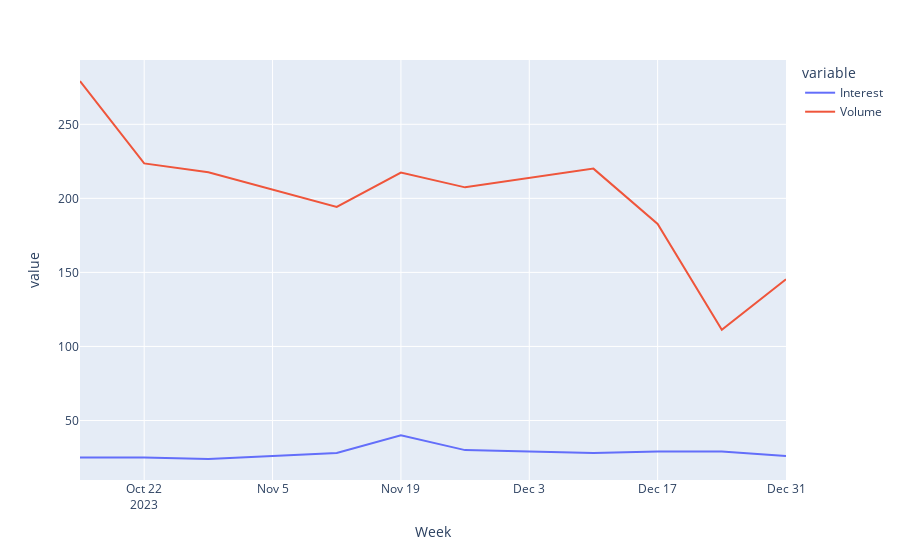

Notebook code for this chart:
### Code cell
stock_correlation('NVDA.csv', 'nvda_trends.csv')

### Figure 1 — Plotly figure (JSON) as saved in the notebook; plotly's stock layout.template omitted (floating-point values rounded to 4 significant figures)
{"data": [{"hovertemplate": "variable=Interest<br>Week=%{x}<br>value=%{y}<extra></extra>", "legendgroup": "Interest", "line": {"color": "#636efa", "dash": "solid"}, "marker": {"symbol": "circle"}, "mode": "lines", "name": "Interest", "orientation": "v", "showlegend": true, "type": "scatter", "x": ["2023-10-15", "2023-10-22", "2023-10-29", "2023-11-12", "2023-11-19", "2023-11-26", "2023-12-10", "2023-12-17", "2023-12-24", "2023-12-31"], "xaxis": "x", "y": [25, 25, 24, 28, 40, 30, 28, 29, 29, 26], "yaxis": "y"}, {"hovertemplate": "variable=Volume<br>Week=%{x}<br>value=%{y}<extra></extra>", "legendgroup": "Volume", "line": {"color": "#EF553B", "dash": "solid"}, "marker": {"symbol": "circle"}, "mode": "lines", "name": "Volume", "orientation": "v", "showlegend": true, "type": "scatter", "x": ["2023-10-15", "2023-10-22", "2023-10-29", "2023-11-12", "2023-11-19", "2023-11-26", "2023-12-10", "2023-12-17", "2023-12-24", "2023-12-31"], "xaxis": "x", "y": [279.2, 223.6, 217.7, 194.2, 217.4, 207.4, 220.1, 182.7, 111.3, 145.3], "yaxis": "y"}], "layout": {"legend": {"title": {"text": "variable"}, "tracegroupgap": 0}, "margin": {"t": 60}, "xaxis": {"anchor": "y", "domain": [0, 1], "title": {"text": "Week"}}, "yaxis": {"anchor": "x", "domain": [0, 1], "title": {"text": "value"}}}}
